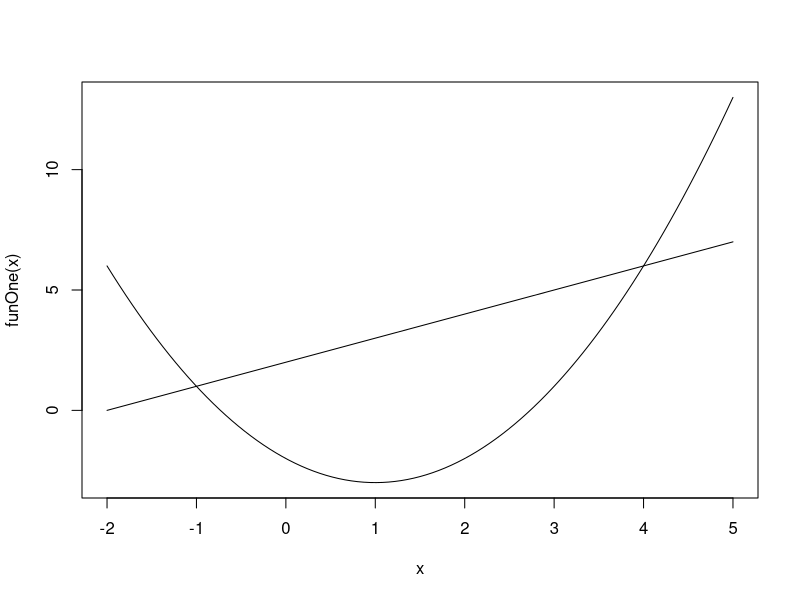

The R source for this figure:
## ---- chunk 1
library(tidyverse)
## ---- chunk 2
f <- function(x){2*x - 9}
integrate(f, 4.5, 8.5)
## ---- chunk 3
funOne <- function(x){x^2 - 2*x - 2}
funTwo <- function(x){x+2}
curve(funOne, -2,5)
curve(funTwo,-2,5,add=T)
## ---- chunk 4
funDiff <- function(x){x^2 - 3*x - 4}
integrate(funDiff, -1,4)
## ---- chunk 5
D(expr = expression(8.25 * (110/x) + 3.75* (x/2)), 'x')
## ---- chunk 6
fX <- function(x){1/(6*x)}
integrate(fX, 1,exp(1)^6)
